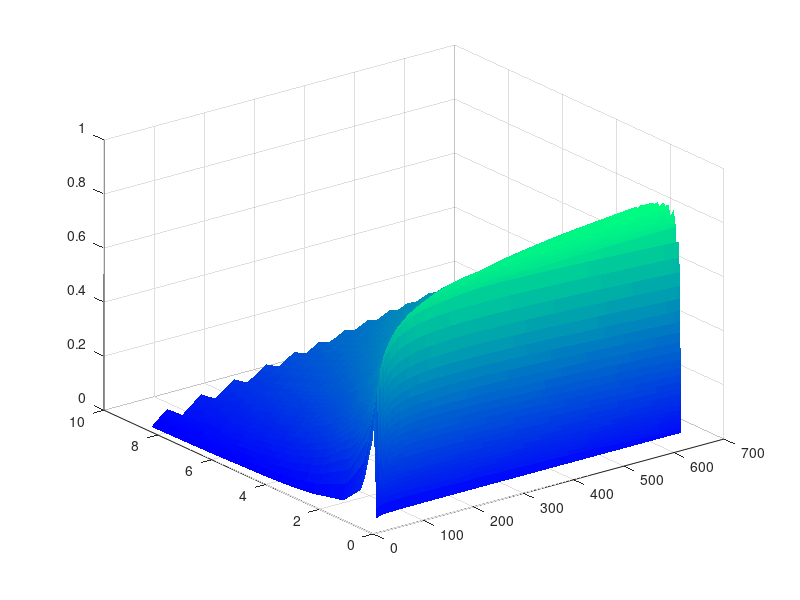
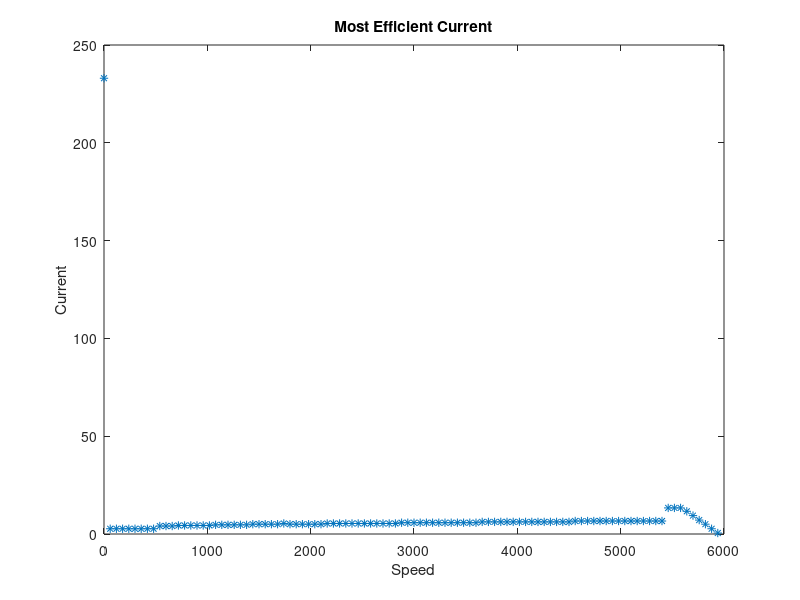
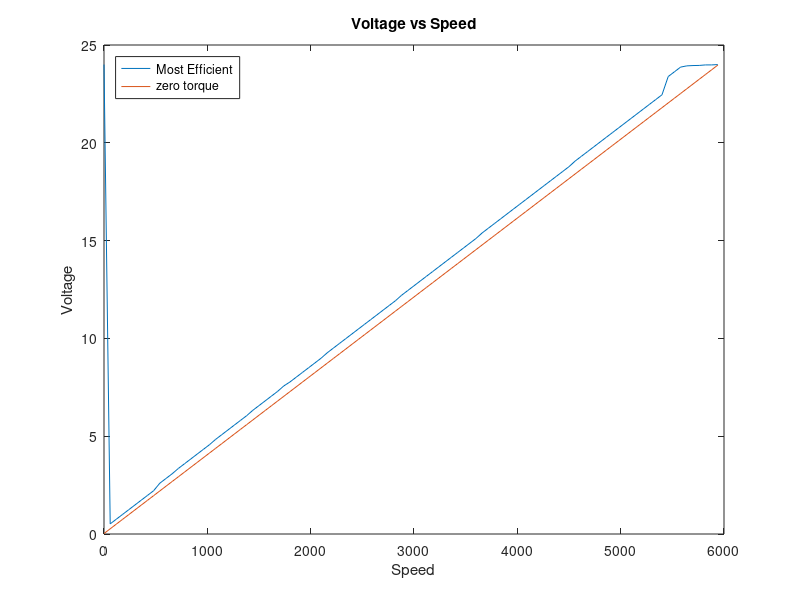

Source code (MATLAB) for these figures, in order:
%this script calculates the efficiency of a motor over it's entire torque speed domain
%it does this by calculating the linear torque speed curve of the motor at an interval of different voltages

clear;

%%** define motor parameters **%%

%MaxVoltage: Either max rated voltage or the highest voltage you expect to use. Unit: Volts
MaxVoltage = 24; 

%Torque Constant: Numerical constant relating motor torque to motor current. Units: Nm/A
TorqueConstant = 38.5/1000;

%TorqueLoss: This term accounts for the frictional loses in the motor. Units: Nm
%It can be calculated from the formula: TorqueLoss = NoLoadCurrent * TorqueConstant
TorqueLoss = 0.236 * TorqueConstant;

%TerminalResistance: The resistance of the wire windings in the motor. Units: ohms
%Can be calculated with formula: TerminalResistance = MaxVoltage / StallTorque;
TerminalResistance = 0.103;

%%** Reassign Vars for doing math **%%
Vmax = MaxVoltage;
kt = TorqueConstant;
kb = kt; %back emf constant
kv = 1/kb; %rad/(V*s)
Tl = TorqueLoss;
R = TerminalResistance;
SpeedMax = kv*Vmax;
Tmax = Vmax/R*kt - Tl;

%%** Settings for calculation **%%
VoltagePoints = 100;
TorquePoints = 100;
%make torque vector with uneven spacing
out = logspace(0, 3, 100);
out = ( (out-min(out(:)))*(Tmax) ) / ( max(out(:))-min(out(:)) );

%%** Main Calculation **%%

c = 1;
Vstart = Tl*R/kt;
for V = linspace(Vstart,Vmax,VoltagePoints)
	for T = out%linspace(0,Tmax,TorquePoints)
		w = (T+Tl-kt/R*V)/(kt*kb)*(-1*R); %angular velocity
		i = (T+Tl)/kt; %current
		Pi = V*i; %power in
		Po = (T-Tl)*w; %power out
        if w>0 %filter values caused by invalid domain (at low voltage/torque motor thinks friction is causing it to go backwards..)
            Efficiency(c,1) = Po/Pi;
            Speed(c,1) = w;
            Torque(c,1) = T;
            Voltage(c,1) = V;
            if Efficiency(c,1) > 0 %filter values caused by invalid domain
                c = c+1;
            end
        end
	end
end

figure
xi = linspace(0,max(Speed),TorquePoints);
yi = out;
[X,Y] = meshgrid(xi,yi);
zi = griddata(Speed,Torque,Efficiency,X,Y);
%zi(zi==max(zi))=1;
h=surf(X,Y,zi);
set(h,'LineStyle','none')
colormap(winter)

% figure
% scatter3(Speed,Torque,Efficiency,20,floor(Efficiency/0.05),'.')
% axis tight;
% xlabel('Speed')
% ylabel('Torque')
% zlabel('Efficiency');

xi = linspace(0,max(Speed),TorquePoints);
yi = out;%linspace(0,Tmax,TorquePoints);
[X,Y] = meshgrid(xi,yi);
zi = griddata(Speed,Torque,Efficiency,X,Y);

%find most efficient torque at each speed
zi(isnan(zi)) = 0;
for i = 1:100
    m =max(zi(:,i)); %x and y for z have switched?
    if ~isnan(m)
        n=find(zi(:,i)==m);
        n = max(n);
        a(i) = yi(n);
    end
end

figure
for i = 1:100
    plot((yi+Tl)/kt,zi(:,i))
    title([ 'Speed = ' num2str(xi(i))])
    xlabel('Current')
    ylabel('Efficiency')
    pause(0.1)
end

s =xi(1:length(a));
i=(a+Tl)/kt;
plot(s*60/2/3.14159,i,'*')
title('Most Efficient Current')
ylabel('Current')
xlabel('Speed')

v = R*i+kb*s;
figure
plot(s*60/2/3.14159,v)
title('Voltage vs Speed')
ylabel('Voltage')
xlabel('Speed')
hold on
v = R*Tl/kt+kb*s;
plot(s*60/2/3.14159,v)
legend('Most Efficient','zero torque','Location','northwest')